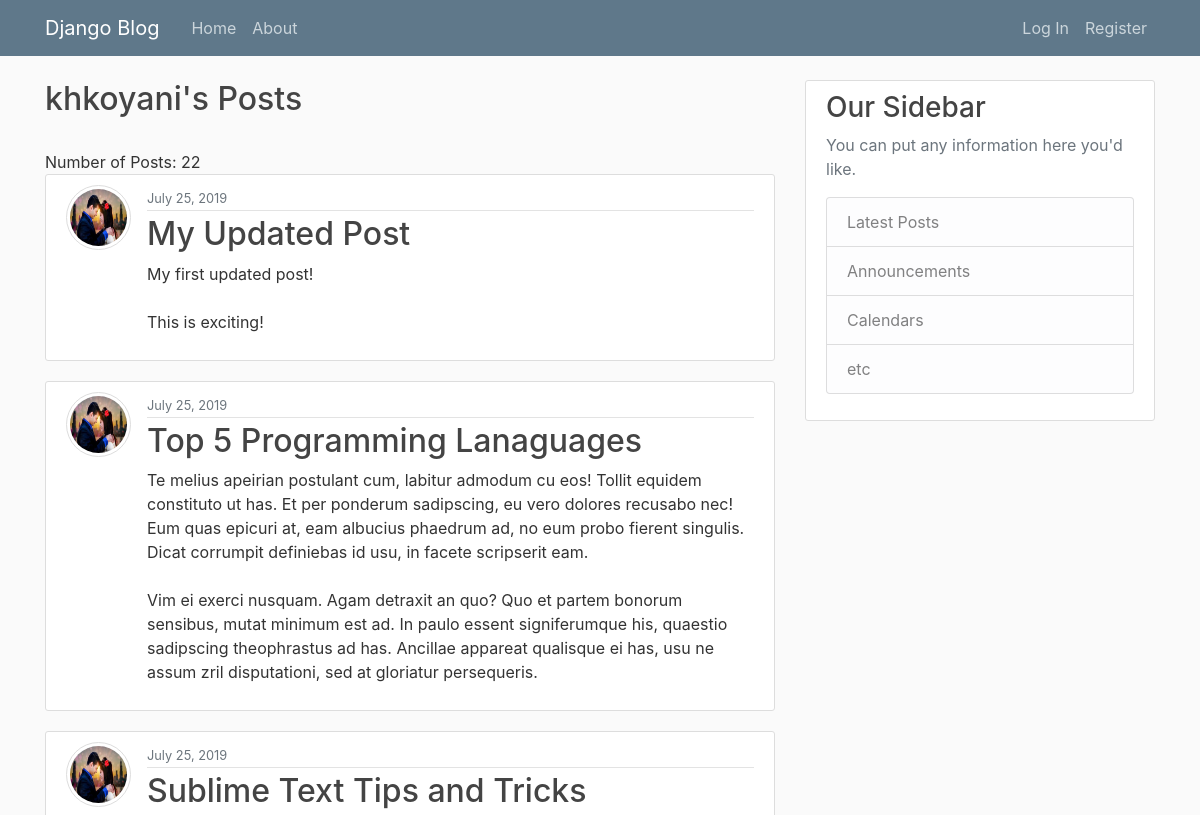
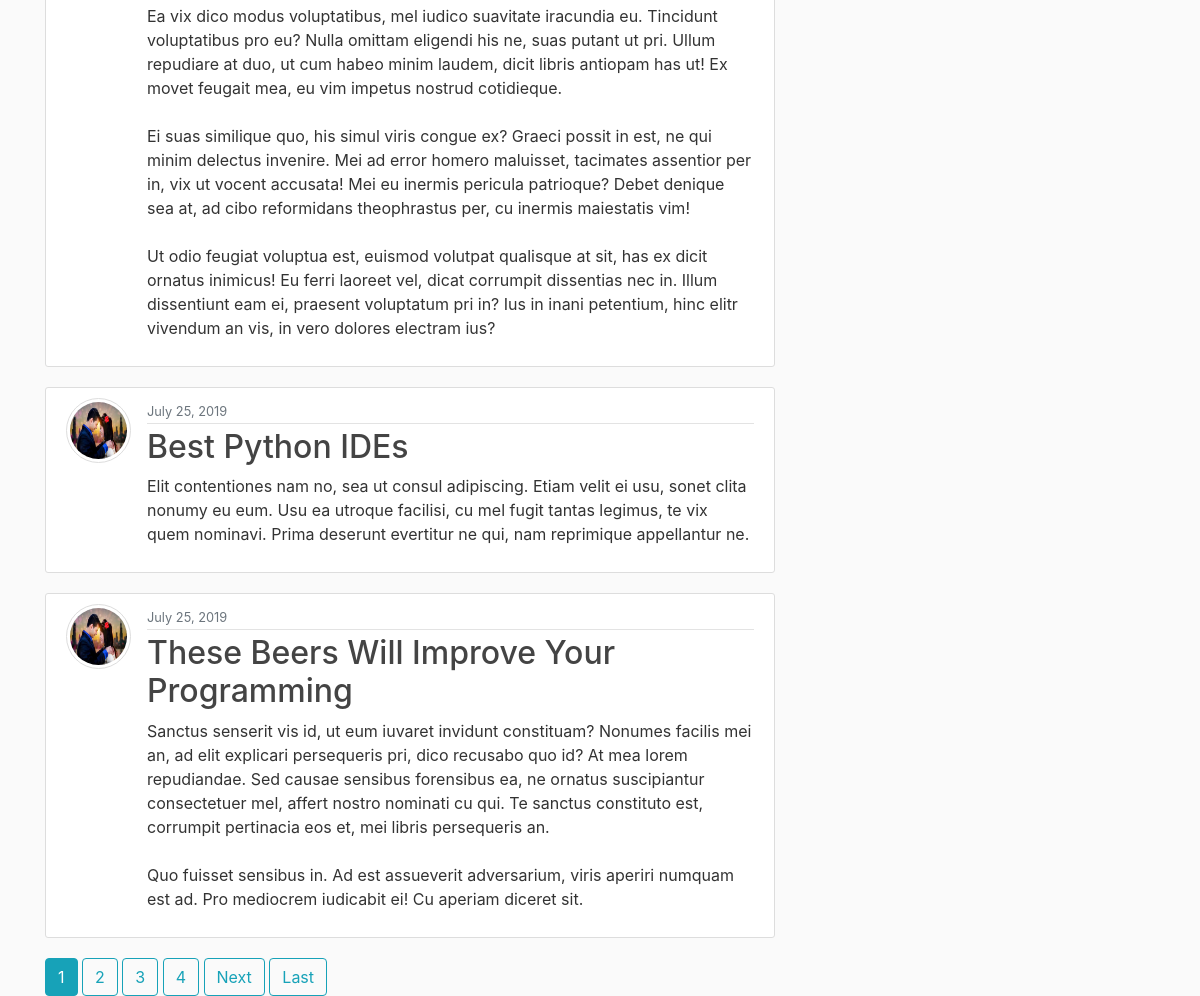
Page /user/khkoyani/ on the committed database (2 pictures, top to bottom).
### blog/models.py (models this page shows, shortened)
class Post2(models.Model):
    title = models.CharField(max_length=120)
    content = models.TextField()
    date = models.DateField(default=timezone.now)
    author = models.ForeignKey(User, on_delete=models.CASCADE)

### user/models.py (models this page shows, shortened)
class Profile(models.Model):
    user= models.OneToOneField(User, on_delete=models.CASCADE)
    picture= models.ImageField(default='default.jpg', upload_to= 'profile_pics')

### blog/views.py (the view)
# urls.py: path('user/<str:username>/', views.AuthorPostListView.as_view(), name='user_posts'),
class AuthorPostListView(ListView):
    model = Post2
    template_name = 'blog/user_posts.html'
    context_object_name = 'posts'
    paginate_by = 5
    def get_queryset(self):
        user = get_object_or_404(User, username=self.kwargs.get('username'))
        return Post2.objects.filter(author=user).order_by('-date')

### blog/templates/blog/user_posts.html (shortened to what this page needs)
{% extends "blog/base.html" %}
{% block content %}
	<h2>{{view.kwargs.username}}'s Posts</h2><br>
	Number of Posts: {{page_obj.paginator.count}}
	{% for post in posts %}
	<article class ="media content-section">
		<a href="{{post.author.profile.picture.url}}">
			<img class='article-img' src="{{post.author.profile.picture.url}}" alt="profile_picture"></a>
			<div class="media-body">
				<div class="article-metadata">
					<small class="text-muted">{{ post.date|date:'F d, Y' }}</small>
				</div>
				<h2><a id='post_title' class="article-title" href="{% url 'post_detail' post.id %}">{{ post.title }}</a></h2>
				<p class="article-content">{{ post.content }}</p>
			</div>
		</article>
	{% endfor %}
	{% if is_paginated %}
		{% for num in page_obj.paginator.page_range %}
			{% if page_obj.number == num %}
				<a class='btn btn-info' href="#">{{num}}</a>
			{% elif num|add:'-3' <= page_obj.number and page_obj.number <= num|add:'3' %}
				<a class='btn btn-outline-info' href="?page={{num}}">{{num}}</a>
			{% endif %}
		{% endfor %}
		{% if page_obj.has_next %}
			<a class='btn btn-outline-info' href="?page={{page_obj.next_page_number}}"> Next </a>
			<a class='btn btn-outline-info' href="?page={{page_obj.paginator.num_pages}}"> Last </a>
		{% endif %}
	{% endif %}
{% endblock content %}

### blog/static/blog/main.css (style rules this page uses)
body { background: #fafafa; color: #333333; margin-top: 5rem; }
h1, h2, h3, h4, h5, h6 { color: #444444; }
.content-section { background: #ffffff; padding: 10px 20px; border: 1px solid #dddddd; border-radius: 3px; margin-bottom: 20px; }
.article-title { color: #444444; }
.article-content { white-space: pre-line; }
.article-img { height: 65px; width: 65px; margin-right: 16px; }
img.article-img { border: 1px solid #ddd; border-radius: 40px; padding: 3px; }
.article-metadata { padding-bottom: 1px; margin-bottom: 4px; border-bottom: 1px solid #e3e3e3 }

### rows in the picture
Post2: author.profile.picture (picture), date "July 25, 2019", title "My Updated Post", content "My first updated post! This is exciting!"
Post2: author.profile.picture (picture), date "July 25, 2019", title "Top 5 Programming Lanaguages", content "Te melius apeirian postulant cum, labitur admodum cu eos! Tollit equidem constituto ut has. Et per ponderum sadipscing, eu vero dolores recusabo nec! Eum quas epicuri at, eam albucius phaedrum ad, no eum probo fierent singulis. Dicat corrumpit definiebas id usu, in facete scripserit eam. Vim ei exerci nusquam. Agam detraxit an quo? Quo et partem bonorum sensibus, mutat minimum est ad. In paulo essent signiferumque his, quaestio sadipscing theophrastus ad has. Ancillae appareat qualisque ei has, usu ne assum zril disputationi, sed at gloriatur persequeris."
Post2: author.profile.picture (picture), date "July 25, 2019", title "Sublime Text Tips and Tricks", content "Ea vix dico modus voluptatibus, mel iudico suavitate iracundia eu. Tincidunt voluptatibus pro eu? Nulla omittam eligendi his ne, suas putant ut pri. Ullum repudiare at duo, ut cum habeo minim laudem, dicit libris antiopam has ut! Ex movet feugait mea, eu vim impetus nostrud cotidieque. Ei suas similique quo, his simul viris congue ex? Graeci possit in est, ne qui minim delectus invenire. Mei ad error homero maluisset, tacimates assentior per in, vix ut vocent accusata! Mei eu inermis pericula patrioque? Debet denique sea at, ad cibo reformidans theophrastus per, cu inermis maiestatis vim! Ut odio feugiat voluptua est, euismod volutpat qualisque at sit, has ex dicit ornatus inimicus! Eu…"
Post2: author.profile.picture (picture), date "July 25, 2019", title "Best Python IDEs", content "Elit contentiones nam no, sea ut consul adipiscing. Etiam velit ei usu, sonet clita nonumy eu eum. Usu ea utroque facilisi, cu mel fugit tantas legimus, te vix quem nominavi. Prima deserunt evertitur ne qui, nam reprimique appellantur ne."
Post2: author.profile.picture (picture), date "July 25, 2019", title "These Beers Will Improve Your Programming", content "Sanctus senserit vis id, ut eum iuvaret invidunt constituam? Nonumes facilis mei an, ad elit explicari persequeris pri, dico recusabo quo id? At mea lorem repudiandae. Sed causae sensibus forensibus ea, ne ornatus suscipiantur consectetuer mel, affert nostro nominati cu qui. Te sanctus constituto est, corrumpit pertinacia eos et, mei libris persequeris an. Quo fuisset sensibus in. Ad est assueverit adversarium, viris aperiri numquam est ad. Pro mediocrem iudicabit ei! Cu aperiam diceret sit."

### other values in the picture
{{ view.kwargs.username }} "khkoyani"
{{ page_obj.paginator.count }} "22"
{{ num }} "1"
{{ num }} "2" "3" "4"
